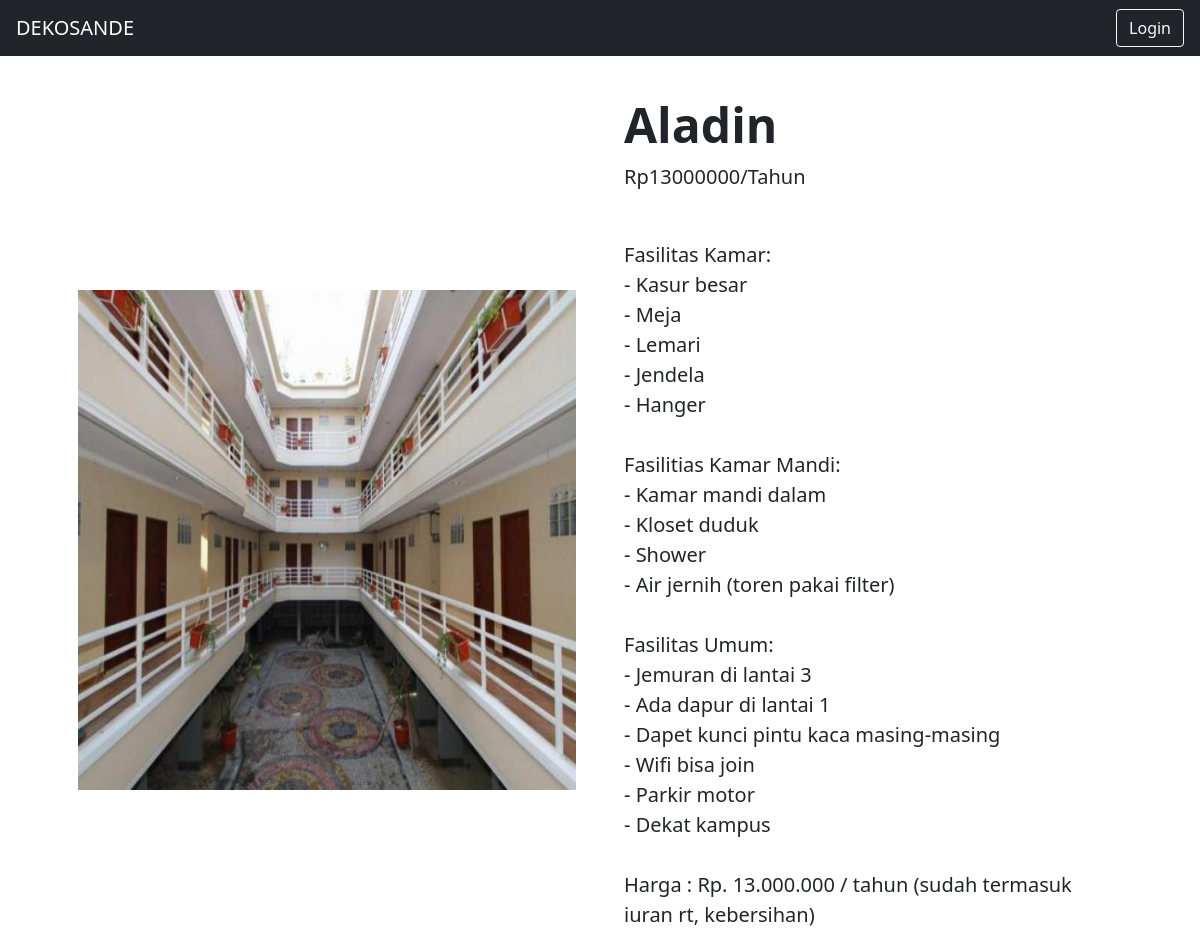
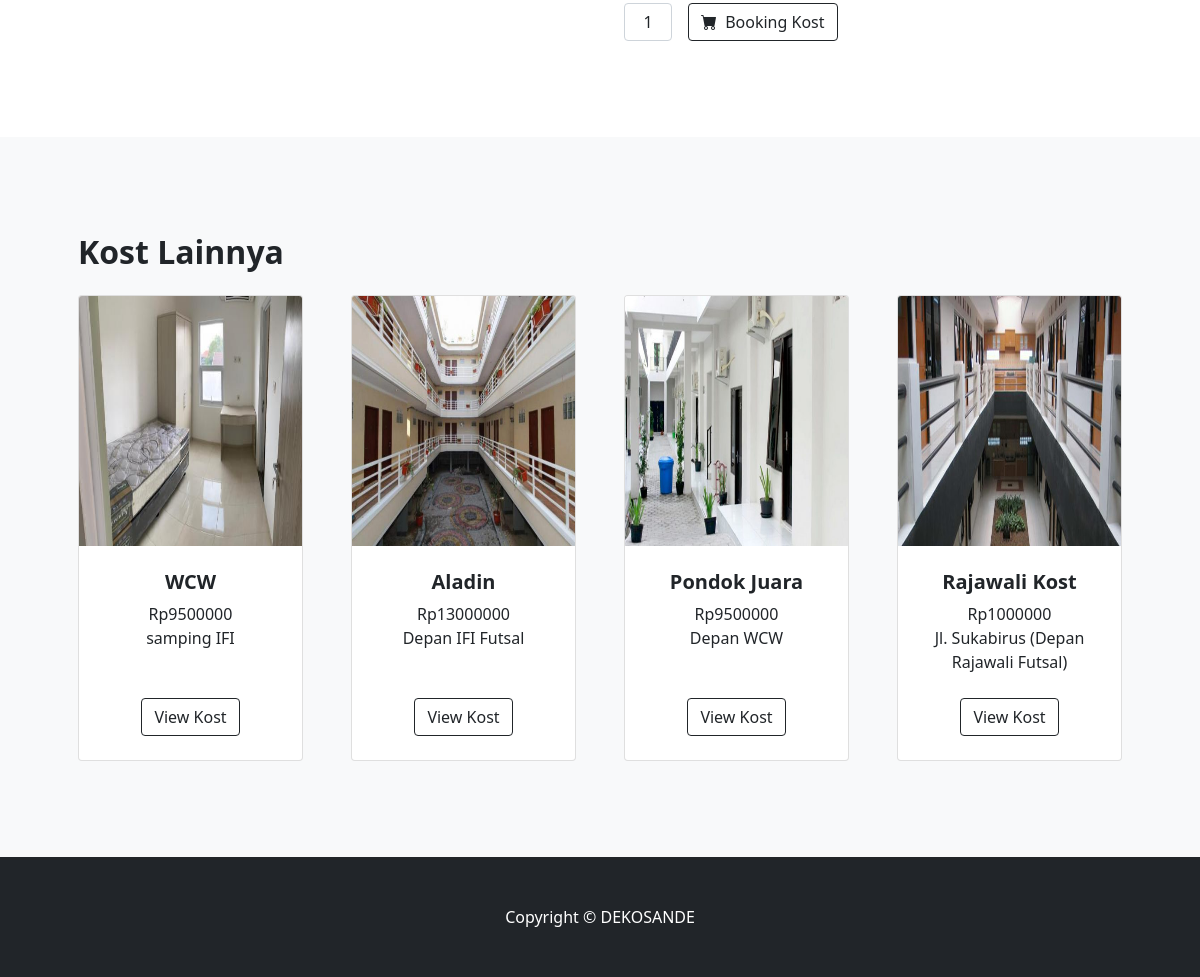
Page /index.php/KostController/data_kost_id/16 on the committed database (2 pictures, top to bottom).
### tables this page shows
CREATE TABLE `kos` (
  `idKos` int(11) NOT NULL,
  `namaKos` varchar(30) NOT NULL,
  `jenisKos` tinyint(1) NOT NULL,
  `hargaKos` int(8) NOT NULL,
  `alamatKos` varchar(100) NOT NULL,
  `deskripsi` text NOT NULL,
  `nama_file` varchar(50) NOT NULL,
  `NIK` varchar(16) NOT NULL
);

### application/controllers/KostController.php (called while the page is built, shortened)
<?php
class KostController extends CI_Controller {
    public function __construct()
    {
        $this->load->helper('form');
        $this->load->model('KostModel');
    }
    public function data_kost_id($idKos)
    {
        $data['main_view'] = 'KosView';
        $data['user'] = $this->KostModel->getKostbyId($idKos);
        $data['kos'] = $this->KostModel->getAllKost();
        $this->load->view('PageView', $data);
    }
}

### index.php (called while the page is built, shortened)
<?php
require_once BASEPATH.'core/CodeIgniter.php';

### application/models/KostModel.php (called while the page is built, shortened)
<?php
class KostModel extends CI_Model {
    public function getAllKost()
    {
        return $this->db->select('*')
                        ->from('kos')
                        ->get()->result_array();
    }
    public function getKostbyId($idKos)
    {
        $query = $this->db->query("SELECT * FROM kos WHERE idKos= '$idKos' ");
        return $query->row();
    }
}

### application/views/KosView.php (the view, shortened to what this page needs)
<div>
    <section class="py-5">
        <div class="container px-4 px-lg-5 my-5">
            <div class="row gx-4 gx-lg-5 align-items-center">
                <div class="col-md-6" >
                    <img style="height: 500px;" class="d-block w-100" src="<?= base_url('asset/upload/'.$user->nama_file) ?>" alt="First slide">
                </div>
                <div class="col-md-6">
                    <h1 class="display-5 fw-bolder"><?= $user->namaKos ?></h1>
                    <div class="fs-5 mb-5">
                        <span>Rp<?= $user->hargaKos ?>/Tahun</span>
                    </div>
                    <p class="lead"><?= $user->deskripsi?></p>
                    <div class="d-flex">
                        <input class="form-control text-center me-3" id="inputQuantity" type="num" value="1" style="max-width: 3rem" />
                        <button class="btn btn-outline-dark flex-shrink-0" type="button" onclick="document.location.href='<?= site_url('BookingController/input_booking/'.$user->idKos) ?>'">
                            <i class="bi-cart-fill me-1"></i>
                            Booking Kost
                        </button>
                    </div>
                </div>
            </div>
        </div>
    </section>
    <section class="py-5 bg-light">
        <div class="container px-4 px-lg-5 mt-5">
            <h2 class="fw-bolder mb-4">Kost Lainnya</h2>
            <div class="row gx-4 gx-lg-5 row-cols-2 row-cols-md-3 row-cols-xl-4 justify-content-center">
                <?php
                    $i = 1;
                    foreach($kos as $data) {
                        echo '
                            <div class="col mb-5">
                                <div class="card h-100">
                                    <img style="height: 250px;" class="card-img-top" src="'.base_url('asset/upload/'.$data['nama_file']).'" alt="..." />
                                    <div class="card-body p-4">
                                        <div class="text-center">
                                            <h5 class="fw-bolder"> '.$data["namaKos"].' </h5>
                                            Rp'.$data["hargaKos"].'<br>
                                            '.$data["alamatKos"].'
                                        </div>
                                    </div>
                                    <div class="card-footer p-4 pt-0 border-top-0 bg-transparent">
                                        <div class="text-center"><a class="btn btn-outline-dark mt-auto" href="'.site_url('KostController/data_kost_id/'.$data["idKos"]).'">View Kost</a></div>
                                    </div>
                                </div>
                            </div>
                        ';
                        if ($i++ == 4) break;
                    }
                ?>
            </div>
        </div>
    </section>
</div>

### rows in the picture
kos: nama_file (picture), namaKos "Aladin", hargaKos "13000000", deskripsi "Fasilitas Kamar: - Kasur besar - Meja - Lemari - Jendela - Hanger Fasilitias Kamar Mandi: - Kamar mandi dalam - Kloset duduk - Shower - Air jernih (toren pakai filter) Fasilitas Umum: - Jemuran di lantai 3 - Ada dapur di lantai 1 - Dapet kunci pintu kaca masing-masing - Wifi bisa join - Parkir motor - Dekat kampus Harga : Rp. 13.000.000 / tahun (sudah termasuk iuran rt, kebersihan)", alamatKos "Depan IFI Futsal"
kos: nama_file (picture), namaKos "WCW", hargaKos "9500000", alamatKos "samping IFI"
kos: nama_file (picture), namaKos "Pondok Juara", hargaKos "9500000", alamatKos "Depan WCW"
kos: nama_file (picture), namaKos "Rajawali Kost", hargaKos "1000000", alamatKos "Jl. Sukabirus (Depan Rajawali Futsal)"
